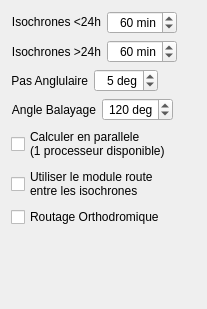
         <widget class="QWidget" name="options">
          <property name="geometry">
           <rect>
            <x>0</x>
            <y>0</y>
            <width>207</width>
            <height>309</height>
           </rect>
          </property>
          <attribute name="label">
           <string>General options</string>
          </attribute>
          <layout class="QVBoxLayout" name="verticalLayout_20">
           <item>
            <layout class="QHBoxLayout" name="horizontalLayout_18">
             <item>
              <widget class="QLabel" name="label_11">
               <property name="text">
                <string>Isochrones &lt;24h</string>
               </property>
               <property name="alignment">
                <set>Qt::AlignRight|Qt::AlignTrailing|Qt::AlignVCenter</set>
               </property>
              </widget>
             </item>
             <item>
              <widget class="QSpinBox" name="dureeLess24">
               <property name="toolTip">
                <string>Cette valeur est egalement utilisee en approche de l'arrivee</string>
               </property>
               <property name="alignment">
                <set>Qt::AlignRight|Qt::AlignTrailing|Qt::AlignVCenter</set>
               </property>
               <property name="suffix">
                <string extracomment="min"> min</string>
               </property>
               <property name="prefix">
                <string/>
               </property>
               <property name="minimum">
                <number>5</number>
               </property>
               <property name="maximum">
                <number>600</number>
               </property>
               <property name="singleStep">
                <number>5</number>
               </property>
               <property name="value">
                <number>60</number>
               </property>
              </widget>
             </item>
             <item>
              <spacer name="horizontalSpacer_2">
               <property name="orientation">
                <enum>Qt::Horizontal</enum>
               </property>
               <property name="sizeHint" stdset="0">
                <size>
                 <width>40</width>
                 <height>20</height>
                </size>
               </property>
              </spacer>
             </item>
            </layout>
           </item>
           <item>
            <layout class="QHBoxLayout" name="horizontalLayout_19">
             <item>
              <widget class="QLabel" name="label">
               <property name="text">
                <string>Isochrones &gt;24h</string>
               </property>
               <property name="alignment">
                <set>Qt::AlignRight|Qt::AlignTrailing|Qt::AlignVCenter</set>
               </property>
              </widget>
             </item>
             <item>
              <widget class="QSpinBox" name="dureeMore24">
               <property name="alignment">
                <set>Qt::AlignRight|Qt::AlignTrailing|Qt::AlignVCenter</set>
               </property>
               <property name="suffix">
                <string extracomment="min"> min</string>
               </property>
               <property name="prefix">
                <string/>
               </property>
               <property name="minimum">
                <number>5</number>
               </property>
               <property name="maximum">
                <number>600</number>
               </property>
               <property name="singleStep">
                <number>5</number>
               </property>
               <property name="value">
                <number>60</number>
               </property>
              </widget>
             </item>
             <item>
              <spacer name="horizontalSpacer_3">
               <property name="orientation">
                <enum>Qt::Horizontal</enum>
               </property>
               <property name="sizeHint" stdset="0">
                <size>
                 <width>40</width>
                 <height>20</height>
                </size>
               </property>
              </spacer>
             </item>
            </layout>
           </item>
           <item>
            <layout class="QHBoxLayout" name="horizontalLayout_20">
             <item>
              <widget class="QLabel" name="label_2">
               <property name="text">
                <string>Pas Anglulaire</string>
               </property>
               <property name="alignment">
                <set>Qt::AlignRight|Qt::AlignTrailing|Qt::AlignVCenter</set>
               </property>
              </widget>
             </item>
             <item>
              <widget class="QDoubleSpinBox" name="step">
               <property name="alignment">
                <set>Qt::AlignRight|Qt::AlignTrailing|Qt::AlignVCenter</set>
               </property>
               <property name="suffix">
                <string> deg</string>
               </property>
               <property name="decimals">
                <number>0</number>
               </property>
               <property name="minimum">
                <double>3.000000000000000</double>
               </property>
               <property name="maximum">
                <double>30.000000000000000</double>
               </property>
               <property name="singleStep">
                <double>1.000000000000000</double>
               </property>
               <property name="value">
                <double>5.000000000000000</double>
               </property>
              </widget>
             </item>
             <item>
              <spacer name="horizontalSpacer_4">
               <property name="orientation">
                <enum>Qt::Horizontal</enum>
               </property>
               <property name="sizeHint" stdset="0">
                <size>
                 <width>40</width>
                 <height>20</height>
                </size>
               </property>
              </spacer>
             </item>
            </layout>
           </item>
           <item>
            <layout class="QHBoxLayout" name="horizontalLayout_21">
             <item>
              <widget class="QLabel" name="label_3">
               <property name="text">
                <string>Angle Balayage</string>
               </property>
               <property name="alignment">
                <set>Qt::AlignRight|Qt::AlignTrailing|Qt::AlignVCenter</set>
               </property>
              </widget>
             </item>
             <item>
              <widget class="QSpinBox" name="range">
               <property name="alignment">
                <set>Qt::AlignRight|Qt::AlignTrailing|Qt::AlignVCenter</set>
               </property>
               <property name="suffix">
                <string extracomment="deg"> deg</string>
               </property>
               <property name="prefix">
                <string/>
               </property>
               <property name="minimum">
                <number>100</number>
               </property>
               <property name="maximum">
                <number>180</number>
               </property>
               <property name="singleStep">
                <number>10</number>
               </property>
               <property name="value">
                <number>120</number>
               </property>
              </widget>
             </item>
             <item>
              <spacer name="horizontalSpacer_5">
               <property name="orientation">
                <enum>Qt::Horizontal</enum>
               </property>
               <property name="sizeHint" stdset="0">
                <size>
                 <width>40</width>
                 <height>20</height>
                </size>
               </property>
              </spacer>
             </item>
            </layout>
           </item>
           <item>
            <widget class="QCheckBox" name="multi">
             <property name="text">
              <string>Calculer en parallele
(1 processeur disponible)</string>
             </property>
            </widget>
           </item>
           <item>
            <widget class="QCheckBox" name="useVac">
             <property name="layoutDirection">
              <enum>Qt::LeftToRight</enum>
             </property>
             <property name="text">
              <string>Utiliser le module route
entre les isochrones</string>
             </property>
            </widget>
           </item>
           <item>
            <widget class="QCheckBox" name="RoutageOrtho">
             <property name="text">
              <string>Routage Orthodromique</string>
             </property>
            </widget>
           </item>
           <item>
            <spacer name="verticalSpacer">
             <property name="orientation">
              <enum>Qt::Vertical</enum>
             </property>
             <property name="sizeHint" stdset="0">
              <size>
               <width>20</width>
               <height>40</height>
              </size>
             </property>
            </spacer>
           </item>
          </layout>
         </widget>
